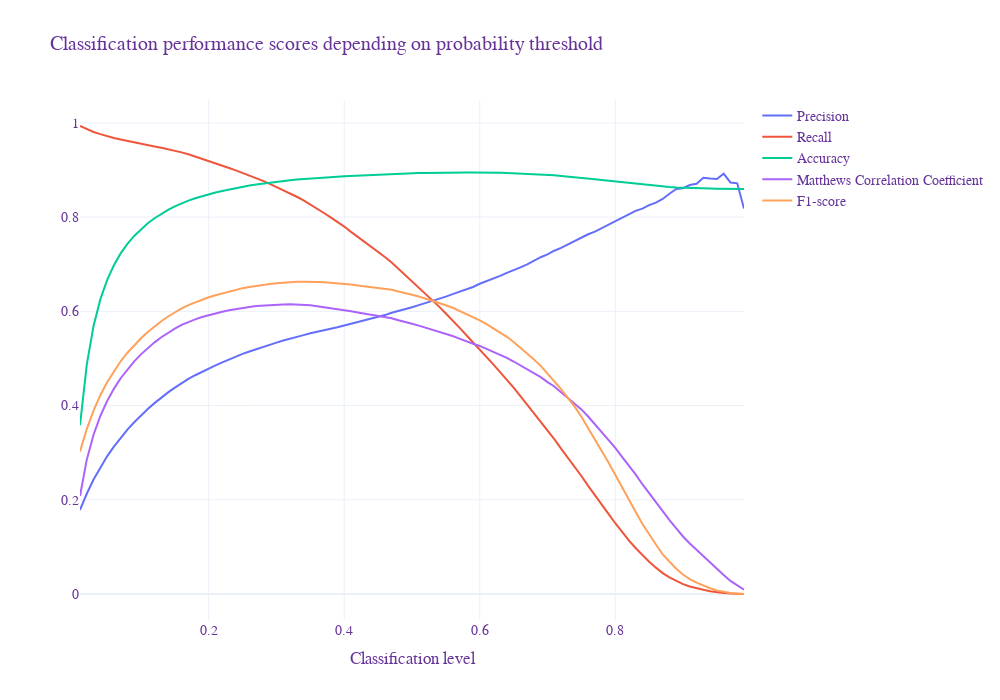

The code cell stored with this chart in its notebook:
### Markdown cell above
## Test

### Code cell
find_threshold = True

y_probs = pd.Series(clf.predict_proba(X_test)[:,1], index=test_df.index)

if find_threshold:
    precision, recall, mcc, accuracy, f1, threshold = test_optimal_threshold(y_probs, y_test)
else:
    print('No threshold search')
